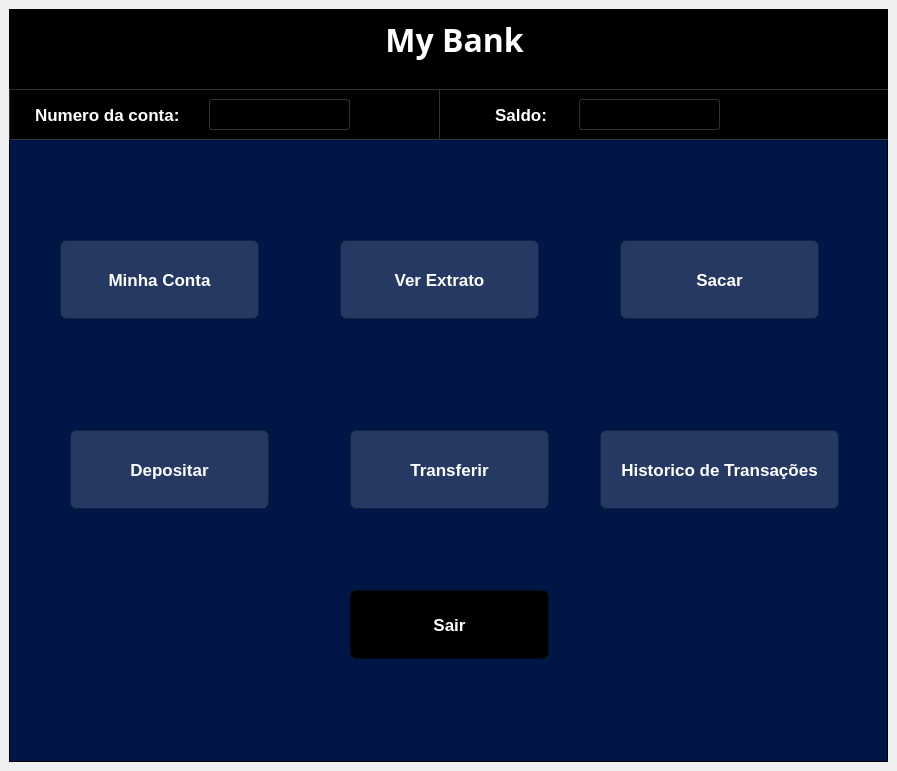
<?xml version="1.0" encoding="UTF-8"?>
<ui version="4.0">
 <class>tela_menu</class>
 <widget class="QMainWindow" name="tela_menu">
  <property name="geometry">
   <rect>
    <x>0</x>
    <y>0</y>
    <width>897</width>
    <height>771</height>
   </rect>
  </property>
  <property name="windowTitle">
   <string>MainWindow</string>
  </property>
  <property name="styleSheet">
   <string notr="true"/>
  </property>
  <widget class="QWidget" name="centralwidget">
   <property name="styleSheet">
    <string notr="true">color: rgb(238, 238, 236);</string>
   </property>
   <layout class="QVBoxLayout" name="verticalLayout">
    <item>
     <widget class="QFrame" name="frame">
      <property name="styleSheet">
       <string notr="true">background-color: qlineargradient(spread:pad, x1:0.861, y1:0.881, x2:0.408, y2:0.374545, stop:0.293532 rgba(0, 22, 70, 255));</string>
      </property>
      <property name="frameShape">
       <enum>QFrame::StyledPanel</enum>
      </property>
      <property name="frameShadow">
       <enum>QFrame::Sunken</enum>
      </property>
      <widget class="QPushButton" name="pushButton_7">
       <property name="geometry">
        <rect>
         <x>50</x>
         <y>230</y>
         <width>201</width>
         <height>81</height>
        </rect>
       </property>
       <property name="font">
        <font>
         <pointsize>13</pointsize>
         <weight>75</weight>
         <bold>true</bold>
        </font>
       </property>
       <property name="styleSheet">
        <string notr="true">QPushButton{
border-radius: 7px;
background-color:rgba(255, 253, 253, 38);
border: 2px solid rgba(3, 20, 52, 150);
color: rgb(255, 255, 255);

}

QPushButton:hover{

border: 3px solid rgba(9, 74, 140, 248);
font-size: 18px;

}

</string>
       </property>
       <property name="text">
        <string>Minha Conta</string>
       </property>
       <property name="icon">
        <iconset>
         <normaloff>imagens/icons8-um-círculo-de-usuário-64.png</normaloff>imagens/icons8-um-círculo-de-usuário-64.png</iconset>
       </property>
       <property name="iconSize">
        <size>
         <width>50</width>
         <height>50</height>
        </size>
       </property>
       <property name="checkable">
        <bool>false</bool>
       </property>
       <property name="autoRepeat">
        <bool>false</bool>
       </property>
       <property name="autoExclusive">
        <bool>false</bool>
       </property>
      </widget>
      <widget class="QPushButton" name="pushButton">
       <property name="geometry">
        <rect>
         <x>330</x>
         <y>230</y>
         <width>201</width>
         <height>81</height>
        </rect>
       </property>
       <property name="font">
        <font>
         <pointsize>13</pointsize>
         <weight>75</weight>
         <bold>true</bold>
        </font>
       </property>
       <property name="styleSheet">
        <string notr="true">QPushButton{
border-radius: 7px;
background-color:rgba(255, 253, 253, 38);
border: 2px solid rgba(3, 20, 52, 150);
color: rgb(255, 255, 255);

}

QPushButton:hover{

border: 3px solid rgba(9, 74, 140, 248);
font-size: 18px;

}

</string>
       </property>
       <property name="text">
        <string>Ver Extrato</string>
       </property>
       <property name="icon">
        <iconset>
         <normaloff>imagens/icons8-property-executável-64.png</normaloff>imagens/icons8-property-executável-64.png</iconset>
       </property>
       <property name="iconSize">
        <size>
         <width>50</width>
         <height>50</height>
        </size>
       </property>
      </widget>
      <widget class="QPushButton" name="pushButton_3">
       <property name="geometry">
        <rect>
         <x>610</x>
         <y>230</y>
         <width>201</width>
         <height>81</height>
        </rect>
       </property>
       <property name="font">
        <font>
         <pointsize>13</pointsize>
         <weight>75</weight>
         <bold>true</bold>
        </font>
       </property>
       <property name="autoFillBackground">
        <bool>false</bool>
       </property>
       <property name="styleSheet">
        <string notr="true">QPushButton{
border-radius: 7px;
background-color:rgba(255, 253, 253, 38);
border: 2px solid rgba(3, 20, 52, 150);
color: rgb(255, 255, 255);

}

QPushButton:hover{

border: 3px solid rgba(9, 74, 140, 248);
font-size: 18px;

}

</string>
       </property>
       <property name="text">
        <string>Sacar</string>
       </property>
       <property name="icon">
        <iconset>
         <normaloff>imagens/icons8-fluxo-de-caixa-64.png</normaloff>imagens/icons8-fluxo-de-caixa-64.png</iconset>
       </property>
       <property name="iconSize">
        <size>
         <width>50</width>
         <height>50</height>
        </size>
       </property>
       <property name="shortcut">
        <string extracomment="Sacar"/>
       </property>
      </widget>
      <widget class="QPushButton" name="pushButton_6">
       <property name="geometry">
        <rect>
         <x>590</x>
         <y>420</y>
         <width>241</width>
         <height>81</height>
        </rect>
       </property>
       <property name="font">
        <font>
         <pointsize>13</pointsize>
         <weight>75</weight>
         <bold>true</bold>
        </font>
       </property>
       <property name="styleSheet">
        <string notr="true">QPushButton{
border-radius: 7px;
background-color:rgba(255, 253, 253, 38);
border: 2px solid rgba(3, 20, 52, 150);
color: rgb(255, 255, 255);

}

QPushButton:hover{

border: 3px solid rgba(9, 74, 140, 248);
font-size: 18px;

}

</string>
       </property>
       <property name="text">
        <string>Historico de Transações</string>
       </property>
       <property name="icon">
        <iconset>
         <normaloff>imagens/icons8-notícias-64.png</normaloff>imagens/icons8-notícias-64.png</iconset>
       </property>
       <property name="iconSize">
        <size>
         <width>40</width>
         <height>40</height>
        </size>
       </property>
      </widget>
      <widget class="QPushButton" name="pushButton_5">
       <property name="geometry">
        <rect>
         <x>340</x>
         <y>420</y>
         <width>201</width>
         <height>81</height>
        </rect>
       </property>
       <property name="font">
        <font>
         <pointsize>13</pointsize>
         <weight>75</weight>
         <bold>true</bold>
        </font>
       </property>
       <property name="styleSheet">
        <string notr="true">QPushButton{
border-radius: 7px;
background-color:rgba(255, 253, 253, 38);
border: 2px solid rgba(3, 20, 52, 150);
color: rgb(255, 255, 255);

}

QPushButton:hover{

border: 3px solid rgba(9, 74, 140, 248);
font-size: 18px;

}

</string>
       </property>
       <property name="text">
        <string>Transferir</string>
       </property>
       <property name="icon">
        <iconset>
         <normaloff>imagens/icons8-transferência-de-dinheiro-64.png</normaloff>imagens/icons8-transferência-de-dinheiro-64.png</iconset>
       </property>
       <property name="iconSize">
        <size>
         <width>50</width>
         <height>50</height>
        </size>
       </property>
      </widget>
      <widget class="QPushButton" name="pushButton_4">
       <property name="geometry">
        <rect>
         <x>60</x>
         <y>420</y>
         <width>201</width>
         <height>81</height>
        </rect>
       </property>
       <property name="font">
        <font>
         <pointsize>13</pointsize>
         <weight>75</weight>
         <bold>true</bold>
        </font>
       </property>
       <property name="styleSheet">
        <string notr="true">QPushButton{
border-radius: 7px;
background-color:rgba(255, 253, 253, 38);
border: 2px solid rgba(3, 20, 52, 150);
color: rgb(255, 255, 255);

}

QPushButton:hover{

border: 3px solid rgba(9, 74, 140, 248);
font-size: 18px;

}

</string>
       </property>
       <property name="text">
        <string>Depositar</string>
       </property>
       <property name="icon">
        <iconset>
         <normaloff>imagens/icons8-depósito-64.png</normaloff>imagens/icons8-depósito-64.png</iconset>
       </property>
       <property name="iconSize">
        <size>
         <width>50</width>
         <height>50</height>
        </size>
       </property>
      </widget>
      <widget class="QPushButton" name="pushButton_8">
       <property name="geometry">
        <rect>
         <x>340</x>
         <y>580</y>
         <width>201</width>
         <height>71</height>
        </rect>
       </property>
       <property name="font">
        <font>
         <pointsize>13</pointsize>
         <weight>75</weight>
         <bold>true</bold>
        </font>
       </property>
       <property name="styleSheet">
        <string notr="true">QPushButton{
border-radius: 7px;
background-color:rgb(0, 0, 0);
border: 2px solid rgba(3, 20, 52, 150);
color: rgb(255, 255, 255);

}

QPushButton:hover{

border: 3px solid rgba(9, 74, 140, 248);
font-size: 18px;

}

</string>
       </property>
       <property name="text">
        <string>Sair</string>
       </property>
      </widget>
      <widget class="QFrame" name="frame_6">
       <property name="geometry">
        <rect>
         <x>0</x>
         <y>0</y>
         <width>882</width>
         <height>131</height>
        </rect>
       </property>
       <property name="styleSheet">
        <string notr="true">background-color: rgb(0, 0, 0);</string>
       </property>
       <property name="frameShape">
        <enum>QFrame::StyledPanel</enum>
       </property>
       <property name="frameShadow">
        <enum>QFrame::Raised</enum>
       </property>
       <widget class="QLabel" name="label_4">
        <property name="geometry">
         <rect>
          <x>260</x>
          <y>10</y>
          <width>371</width>
          <height>41</height>
         </rect>
        </property>
        <property name="font">
         <font>
          <family>Sawasdee</family>
          <pointsize>24</pointsize>
          <weight>75</weight>
          <bold>true</bold>
         </font>
        </property>
        <property name="styleSheet">
         <string notr="true">color: rgb(255, 255, 255);</string>
        </property>
        <property name="text">
         <string>My Bank</string>
        </property>
        <property name="alignment">
         <set>Qt::AlignCenter</set>
        </property>
       </widget>
       <widget class="QFrame" name="frame_7">
        <property name="geometry">
         <rect>
          <x>0</x>
          <y>80</y>
          <width>432</width>
          <height>51</height>
         </rect>
        </property>
        <property name="styleSheet">
         <string notr="true">border: 1px solid rgb(46, 52, 54);</string>
        </property>
        <property name="frameShape">
         <enum>QFrame::StyledPanel</enum>
        </property>
        <property name="frameShadow">
         <enum>QFrame::Raised</enum>
        </property>
        <widget class="QFrame" name="frame_8">
         <property name="geometry">
          <rect>
           <x>430</x>
           <y>0</y>
           <width>432</width>
           <height>51</height>
          </rect>
         </property>
         <property name="styleSheet">
          <string notr="true">border: 1px solid rgb(46, 52, 54);</string>
         </property>
         <property name="frameShape">
          <enum>QFrame::StyledPanel</enum>
         </property>
         <property name="frameShadow">
          <enum>QFrame::Raised</enum>
         </property>
        </widget>
        <widget class="QLabel" name="label_5">
         <property name="geometry">
          <rect>
           <x>20</x>
           <y>10</y>
           <width>151</width>
           <height>31</height>
          </rect>
         </property>
         <property name="font">
          <font>
           <pointsize>13</pointsize>
           <weight>75</weight>
           <bold>true</bold>
          </font>
         </property>
         <property name="styleSheet">
          <string notr="true">color: rgb(255, 255, 255);
border: 2px solid rgb(0, 0, 0);</string>
         </property>
         <property name="text">
          <string>Numero da conta:</string>
         </property>
        </widget>
        <widget class="QLineEdit" name="lineEdit_5">
         <property name="geometry">
          <rect>
           <x>200</x>
           <y>10</y>
           <width>141</width>
           <height>31</height>
          </rect>
         </property>
         <property name="font">
          <font>
           <pointsize>13</pointsize>
           <weight>75</weight>
           <bold>true</bold>
          </font>
         </property>
         <property name="styleSheet">
          <string notr="true">color: rgb(255, 255, 255);
border-radius: 3px;
</string>
         </property>
         <property name="readOnly">
          <bool>true</bool>
         </property>
        </widget>
        <widget class="QLineEdit" name="lineEdit_6">
         <property name="geometry">
          <rect>
           <x>560</x>
           <y>10</y>
           <width>141</width>
           <height>31</height>
          </rect>
         </property>
        </widget>
        <widget class="QLineEdit" name="lineEdit_7">
         <property name="geometry">
          <rect>
           <x>470</x>
           <y>40</y>
           <width>141</width>
           <height>31</height>
          </rect>
         </property>
        </widget>
       </widget>
       <widget class="QFrame" name="frame_9">
        <property name="geometry">
         <rect>
          <x>430</x>
          <y>80</y>
          <width>451</width>
          <height>51</height>
         </rect>
        </property>
        <property name="styleSheet">
         <string notr="true">border: 1px solid rgb(46, 52, 54);</string>
        </property>
        <property name="frameShape">
         <enum>QFrame::StyledPanel</enum>
        </property>
        <property name="frameShadow">
         <enum>QFrame::Raised</enum>
        </property>
        <widget class="QLabel" name="label_6">
         <property name="geometry">
          <rect>
           <x>50</x>
           <y>10</y>
           <width>61</width>
           <height>31</height>
          </rect>
         </property>
         <property name="font">
          <font>
           <pointsize>13</pointsize>
           <weight>75</weight>
           <bold>true</bold>
          </font>
         </property>
         <property name="styleSheet">
          <string notr="true">color: rgb(255, 255, 255);
border: 2px solid rgb(0, 0, 0);</string>
         </property>
         <property name="text">
          <string>Saldo:</string>
         </property>
        </widget>
        <widget class="QLineEdit" name="lineEdit_8">
         <property name="geometry">
          <rect>
           <x>140</x>
           <y>10</y>
           <width>141</width>
           <height>31</height>
          </rect>
         </property>
         <property name="font">
          <font>
           <pointsize>13</pointsize>
           <weight>75</weight>
           <bold>true</bold>
          </font>
         </property>
         <property name="styleSheet">
          <string notr="true">color: rgb(255, 255, 255);
border-radius: 3px;</string>
         </property>
         <property name="readOnly">
          <bool>true</bool>
         </property>
        </widget>
       </widget>
      </widget>
     </widget>
    </item>
   </layout>
  </widget>
 </widget>
 <resources/>
 <connections/>
</ui>
